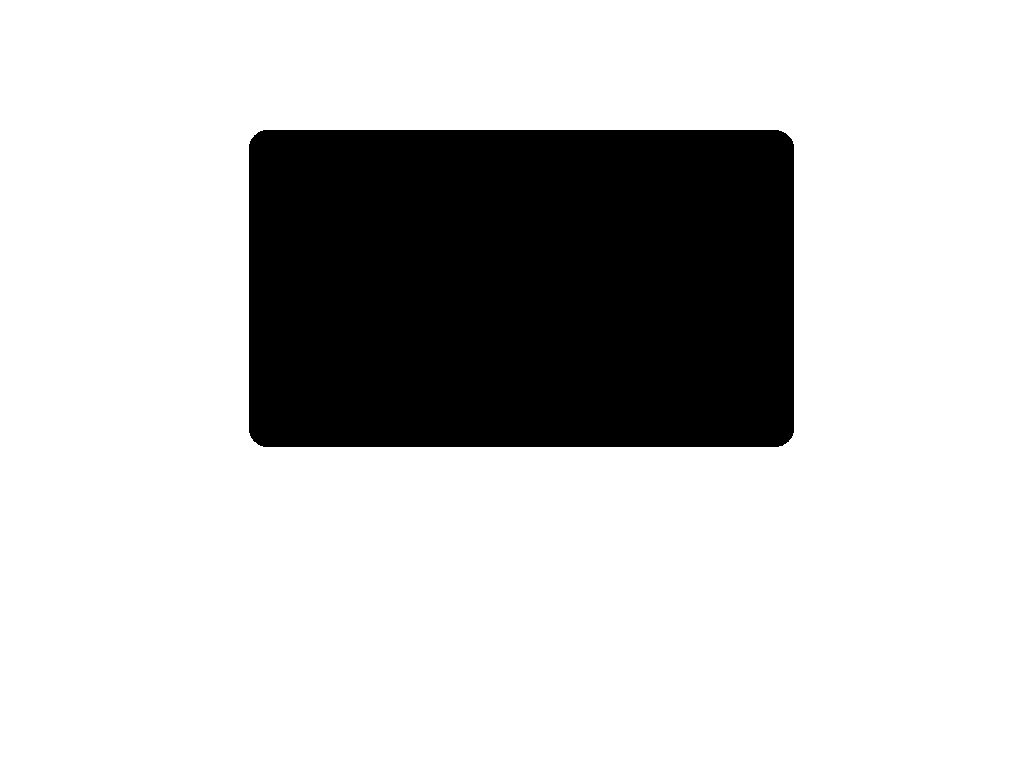
//> input picture blendingOpencv/images/0.png, 1024 x 768 px
$ ./blendingOpencv   (built with g++ and OpenCV 4)
//> lines starting //> are read from the running program, lines starting //| are printed output that depends on the picture; after the words box and inside, x2 and y2 are one past the last pixel; in counts of white or black regions, pixels touching at a corner belong together
### blendingOpencv/pch.h
// 作業を開始するためのヒント:
//    1. ソリューション エクスプローラー ウィンドウを使用してファイルを追加/管理します
//   2. チーム エクスプローラー ウィンドウを使用してソース管理に接続します
//   3. 出力ウィンドウを使用して、ビルド出力とその他のメッセージを表示します
//   4. エラー一覧ウィンドウを使用してエラーを表示します
//   5. [プロジェクト] > [新しい項目の追加] と移動して新しいコード ファイルを作成するか、[プロジェクト] > [既存の項目の追加] と移動して既存のコード ファイルをプロジェクトに追加します
//   6. 後ほどこのプロジェクトを再び開く場合、[ファイル] > [開く] > [プロジェクト] と移動して .sln ファイルを選択します

#ifndef PCH_H
#define PCH_H

// TODO: ここでプリコンパイルするヘッダーを追加します

#endif //PCH_H

### blendingOpencv/blendingOpencv.cpp
/***************************************************************************
*
*
*
****************************************************************************/

#include "pch.h"
#include <iostream>
#include<opencv2/opencv.hpp>
//#include<opencv2/highgui.hpp>
//#include<opencv2/imgproc.hpp>

int main()
{
	//画像生成
	cv::Mat img(cv::Size(1024, 768), CV_8UC1, cv::Scalar(0));
	img = cv::imread("./images/0.png", cv::IMREAD_GRAYSCALE);
//> img: 768 rows x 1024 cols, CV_8UC1; 78.1% white; 1 black region, box (x1, y1, x2, y2) and area: (249, 130, 794, 447) 172468
	//cv::circle(img, cv::Point(400, 300), 50, cv::Scalar(50), -1, 8, 0);
	//cv::circle(img, cv::Point(800, 400), 50, cv::Scalar(199), -1, 8, 0);
	//cv::threshold(img,                // 入力配列（シングルチャンネル，8ビット，あるいは32ビット浮動小数点型）．
	//	img,
	//	200,                // 閾値．
	//	255,                // 閾値処理の種類が THRESH_BINARY や THRESH_BINARY_INV の場合に利用される，最大値の値．
	//	cv::THRESH_BINARY_INV   // 閾値処理の種類.
	//);
	cv::distanceTransform(img, img, cv::DIST_L2,5);
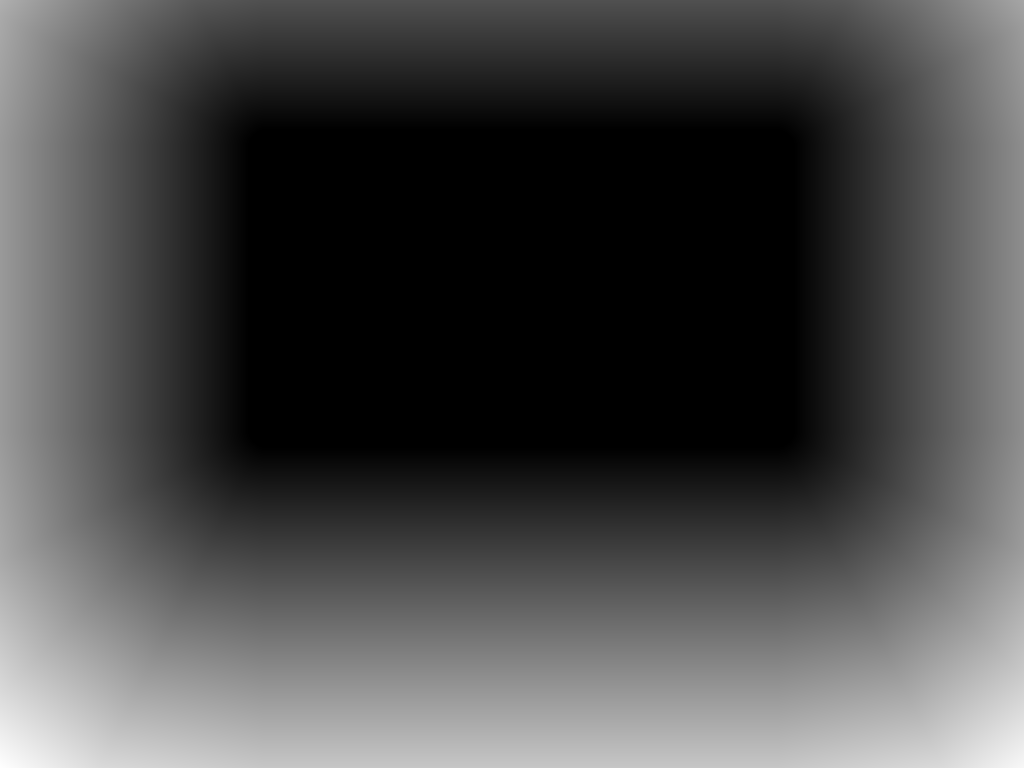
//> img: 768 rows x 1024 cols, CV_32FC1; min 0, max 413, mean 120.4; drawn with min black and max white
	//img = img / 25;

	//std::cout << img << std::endl;
	//cv::imshow("window", img);
	cv::waitKey(100);
	cv::imwrite("out.png", img*5 );
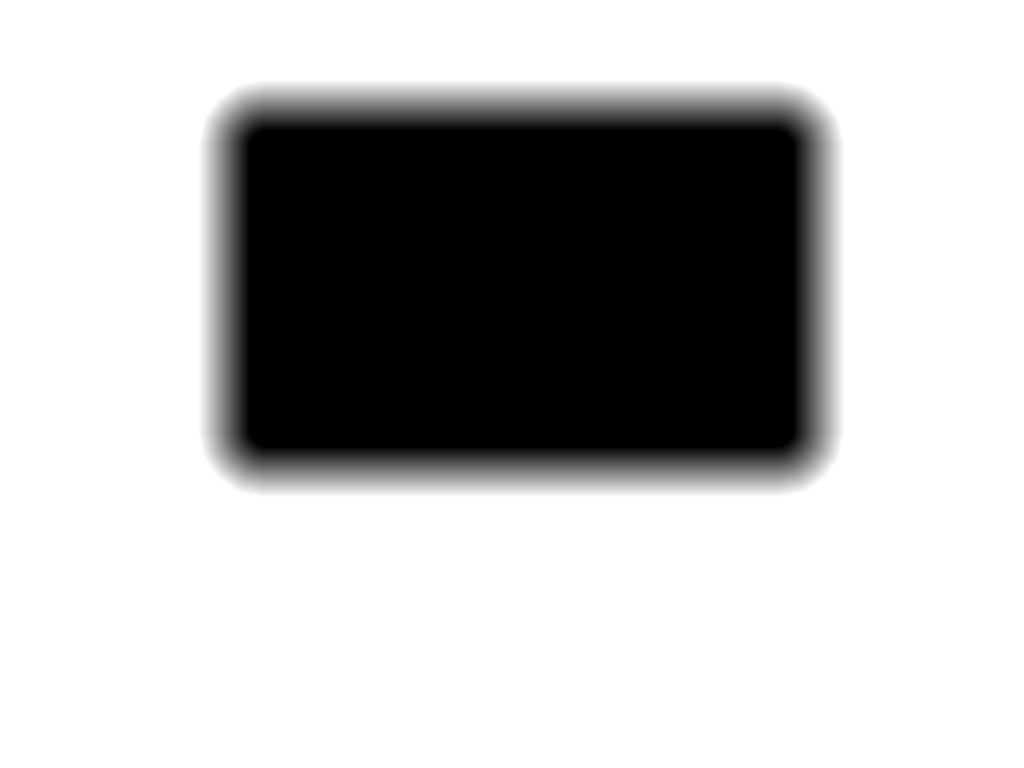
//> saved as out.png: 768 rows x 1024 cols, CV_8UC1; min 0, max 255, mean 184.5

	cv::waitKey(1);

	//getchar();
}
